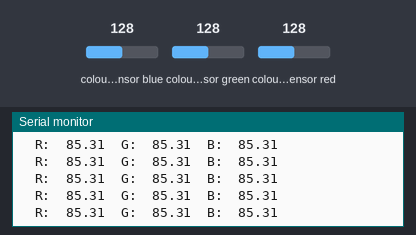
Recording of a sketch running on a simulated Arduino Pro Mini, built with avr-gcc and run on an emulated ATmega328P. Shown: the last lines printed to the serial monitor. The test bench sets the inputs (shaded band); at power-on: colour sensor blue 128, colour sensor green 128, colour sensor red 128.

Above: at 1.2 s.
1.3 s: colour sensor blue set to 5
At 1.58 s:
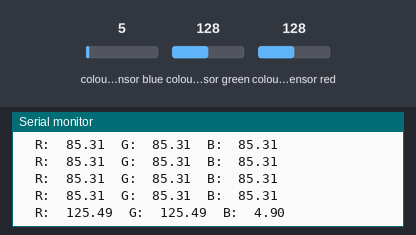
4.3 s: colour sensor green set to 5
At 4.46 s:
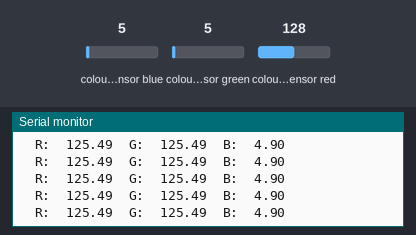
5.8 s: colour sensor red set to 5
At 6.0 s:
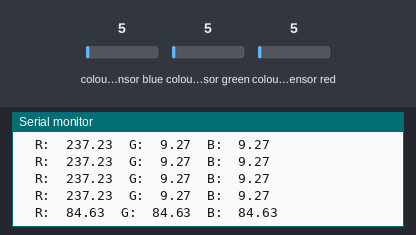
Timing chart, 0 to 8.8 s (numbered marks = the images above; inputs shaded):
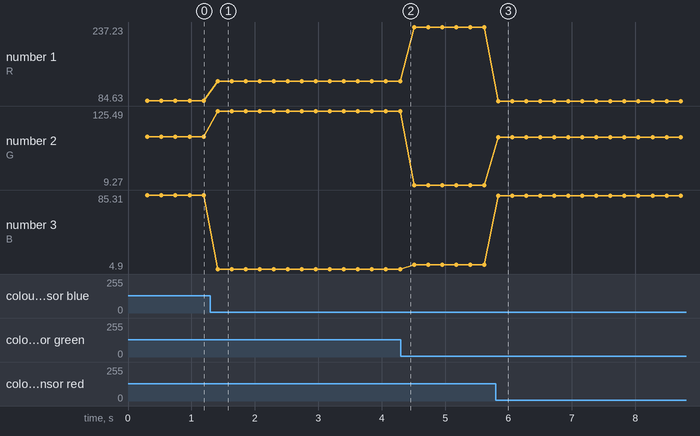

Measured:
- after the input at 1.3 s, the serial monitor: prints a new line after 0.11 s (image 1)
- after the input at 5.8 s, the serial monitor: prints a new line at once (image 3)
- plotted number 1: 85.31 → 125.49 after the input at 1.3 s, 125.49 → 237.23 after the input at 4.3 s, 237.23 → 84.63 after the input at 5.8 s
- plotted number 2: 85.31 → 125.49 after the input at 1.3 s, 125.49 → 9.27 after the input at 4.3 s, 9.27 → 84.63 after the input at 5.8 s
- plotted number 3: 85.31 → 4.9 after the input at 1.3 s, 4.9 → 9.27 after the input at 4.3 s, 9.27 → 84.63 after the input at 5.8 s

The sketch:

color_picker_pen_sender.ino
```cpp
/*

COLOR PICKER

VWR 'DPF01' Prototype table light
Victor Winters 2017

Color picker pen (Sender)
Sender hardware:
- Arduino Pro Mini 3V
- HC-11 on Channel C001
- Adafruit Flora TCS34725 with Led
- USB LiPo charger board
- 18650 Battery

Table light (Receiver)
Receiver Hardware:
- Adafruit Trinket Pro
- HC-11 on Channel C001
- Adafruit Dotstar Black (x144)
- 5V 3A regulated PSU Velleman

*/

#include <SoftwareSerial.h>
#include <Wire.h>
#include "Adafruit_TCS34725.h"

// set to false if using a common cathode LED
#define commonAnode true

// our RGB -> eye-recognized gamma color
byte gammatable[256];
Adafruit_TCS34725 tcs = Adafruit_TCS34725(TCS34725_INTEGRATIONTIME_50MS, TCS34725_GAIN_4X);

// Soft Serial so you can debug through USB
SoftwareSerial SSerial(2, 3); // RX, TX

int colortype;
int colorval;

void setup() {

Serial.begin(9600);
SSerial.begin(9600);
  Serial.println("Color Picker Loaded!");
  if (tcs.begin()) {
    Serial.println("Found sensor!");
  } else {
    Serial.println("TCS34725 not found! ...check your wires mate");
    while (1); // halt! HAMMERZEIT.
  }

  // Convert RGB colors to what humans see
  for (int i=0; i<256; i++) {
    float x = i;
    x /= 255;
    x = pow(x, 2.5);
    x *= 255;

    if (commonAnode) {
      gammatable[i] = 255 - x;
    } else {
      gammatable[i] = x;
    }
    //Serial.println(gammatable[i]);
  }

}
void loop(){
  uint16_t clear, red, green, blue;
  tcs.setInterrupt(false); // turn on LED
  delay(160);  // takes 50ms to read (on 16mHz!)

  tcs.getRawData(&red, &green, &blue, &clear);
  tcs.setInterrupt(true);  // turn off LED

    uint32_t sum = clear;
    float r, g, b;
    r = red; r /= sum;
    g = green; g /= sum;
    b = blue; b /= sum;
    r *= 256; g *= 256; b *= 256;

  // GAMMA CONVERTED VALUES FOR LED OUTPUTS THROUGH ANALOG
  // Serial.print("\tR:\t"); Serial.print(gammatable[(int)r]);
  // Serial.print("\tG:\t"); Serial.print(gammatable[(int)g]);
  // Serial.print("\tB:\t"); Serial.print(gammatable[(int)b]);
  // Serial.println(" ");

  // PLAIN RGB VALS OUTPUT
  Serial.print("\tR:\t"); Serial.print(r);
  Serial.print("\tG:\t"); Serial.print(g);
  Serial.print("\tB:\t"); Serial.print(b);
  Serial.println(" ");

 // HEX COLOR OUTPUT!
 // Serial.print((int)r, HEX); Serial.print((int)g, HEX); Serial.print((int)b, HEX);
 // Serial.println();

  //SEND RGB VALS TO SERIAL
  sendColor(1, r);
  sendColor(2, g);
  sendColor(3, b);
}
//SEND TO TX
void sendColor(int colortype, int colorval) {
       SSerial.write(char(255));
       SSerial.write(char(colortype));
       SSerial.write(char(colorval));
}
```
